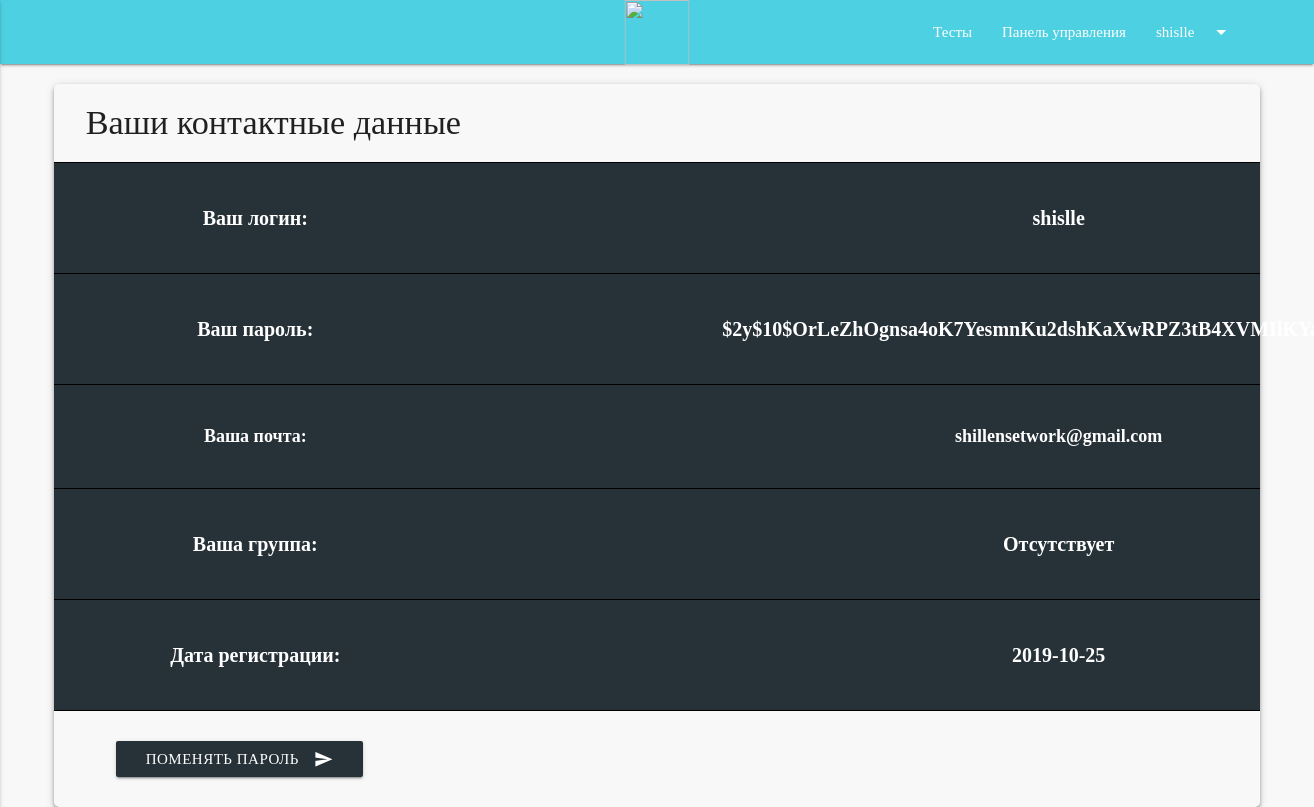
The page /profile (signed in) on the database its author committed.
### tables this page shows
CREATE TABLE `users` (
  `id` int(11) NOT NULL,
  `login` varchar(255) NOT NULL,
  `password` varchar(255) NOT NULL,
  `name` varchar(255) DEFAULT NULL,
  `surname` varchar(255) NOT NULL,
  `birth_date` varchar(255) NOT NULL,
  `email` varchar(255) NOT NULL,
  `token` text NOT NULL,
  `verefy` int(11) NOT NULL,
  `tel` varchar(255) NOT NULL,
  `registration_date` date NOT NULL,
  `group_id` varchar(255) NOT NULL DEFAULT 'Отсутствует',
  `role_id` int(11) NOT NULL
);

### app/Connection.php (called while the page is built, shortened)
<?php
class Connection
{
    private static $instance;
    private $connection;
    private function __construct()
    {
        $this->connection = new mysqli(self::SERVER_NAME, self::USERNAME, self::PASSWORD, self::DB_NAME);
        $this->connection->set_charset("utf8");
    }
    public static function getInstance()
    {
        if (!self::$instance) {
            self::$instance = new Connection();
        }
        return self::$instance;
    }
    public function query($sql) {
        return $this->connection->query($sql);
    }
}

### app/UserObject.php (called while the page is built, shortened)
<?php
class UserObject extends AbstractModel{
    function query($sql)
    {
        return Connection::getInstance()->query($sql);
    }
    public function getElementsTable($row_table,$id)
    {
        $getGroup =  $this->query("SELECT `$row_table` FROM `users` WHERE id='$id'");
        $row_ass = $getGroup->fetch_assoc();
        return $row_ass[$row_table];
    }
}

### resources/views/account/profile-admin.php (the view, shortened to what this page needs)
<div class="container">
    <div class="row z-depth-2" style="margin-top: 20px; border-radius: 5px">
        <div class="col s12">
            <h4 style="margin: 20px;">Ваши контактные данные</h4>
            <div class="row" style="color: #fff; font-weight: bold; font-size: 20px; background-color: #263238; border-bottom: 1px solid #000; border-top: 1px solid #000;  padding-bottom: 20px; padding-top: 20px">
                <div class="col l4 s6">
                    <p class="profil-content">Ваш логин:</p>
                </div>
                <div class="col l4 s6 offset-l4">
                    <p class="profil-content"> <?php echo $admin->getElementsTable('login',$id) ?></p>
                </div>
            </div>
            <div class="row" style="color: #fff; font-weight: bold; font-size: 20px; background-color: #263238; border-bottom: 1px solid #000;   padding-bottom: 20px; padding-top: 20px">
                <div class="col l4 s6">
                    <p class="profil-content">Ваш пароль:</p>
                </div>
                <div class="col l4 s6 offset-l4">
                    <p class="profil-content"> <?php echo $_SESSION['user'][2]?></p>
                </div>
            </div>
            <div class="row"  style="color: #fff; font-weight: bold; font-size: 18px; background-color: #263238; border-bottom: 1px solid #000;   padding-bottom: 20px; padding-top: 20px">
                <div class="col l4 s6">
                    <p class="profil-content">Ваша почта:</p>
                </div>
                <div class="col l4 s6 offset-l4">
                    <p class="profil-content"><?php echo $admin->getElementsTable('email',$id) ?></p>
                </div>
            </div>
            <div class="row" style="color: #fff; font-weight: bold; font-size: 20px; background-color: #263238; border-bottom: 1px solid #000;  padding-bottom: 20px; padding-top: 20px">
                <div class="col l4 s6">
                    <p class="profil-content">Ваша группа:</p>
                </div>
                <div class="col l4 s6 offset-l4">
                    <p class="profil-content"><?php echo $admin->getElementsTable('group_id',$id) ?></p>
                </div>
            </div>
            <div class="row" style="color: #fff; font-weight: bold; font-size: 20px; background-color: #263238; border-bottom: 1px solid #000;   padding-bottom: 20px; padding-top: 20px">
                <div class="col l4 s6">
                    <p class="profil-content">Дата регистрации:</p>
                </div>
                <div class="col l4 s6 offset-l4">
                    <p class="profil-content"><?php echo $admin->getElementsTable('registration_date',$id) ?></p>
                </div>
            </div>
            <div class="row">
                <div class="col s12">
                    <a href="password?email=<?php echo $admin->getElementsTable('email',$id) ?>" style="margin: 30px 0 30px 50px;" class="btn waves-effect waves-light blue-grey darken-4 white-text" type="submit" name="action">Поменять пароль
                        <i class="material-icons right">send</i>
                    </a>
                </div>
            </div>
        </div>
    </div>
</div>

### public/css/style.css (style rules this page uses)
html { font-family: Calibri; height: 100%; }
body { background-color: #f8f8f8; }
.profil-content { display: flex; justify-content: center; }

### resources/views/account/profile-admin.php (style rules this page uses)
.row { margin: 0; }

### rows shown on the page
users: login "shislle", email "shillensetwork@gmail.com", group "Отсутствует", registration_date "2019-10-25"

### other values the page prints
$_SESSION['user'][1] "shislle"
